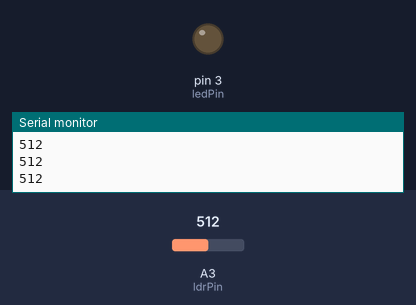
Bench run of a sketch on a simulated Arduino Uno, built with avr-gcc and run on an emulated ATmega328P. Shown: output pins drawn as LEDs (lit = HIGH), the last lines printed to the serial monitor. The inputs (shaded band) are chosen by the test bench; at power-on: A3 (ldrPin) = 512.

Above: at 1.3 s.
1.4 s: A3 (ldrPin) set to 416
2.9 s: A3 (ldrPin) set to 385
At 4.2 s:
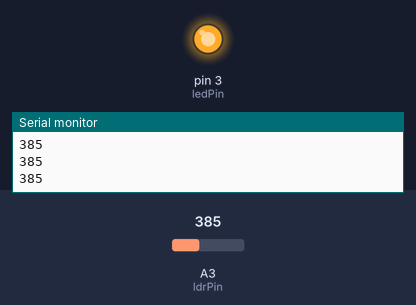
4.5 s: A3 (ldrPin) set to 410
At 5.4 s:
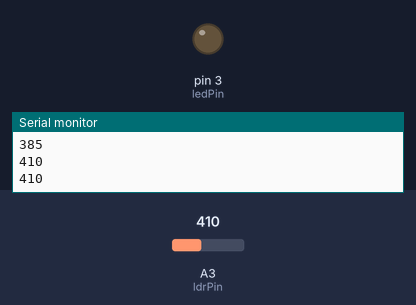
6.0 s: A3 (ldrPin) set to 390
At 6.5 s:
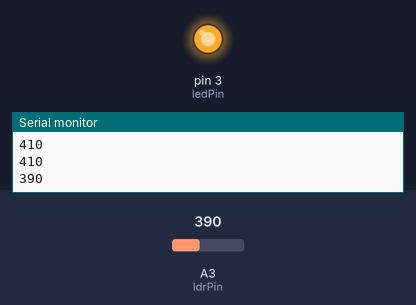
Timing chart, 0 to 8.5 s (numbered marks = the images above; inputs shaded):
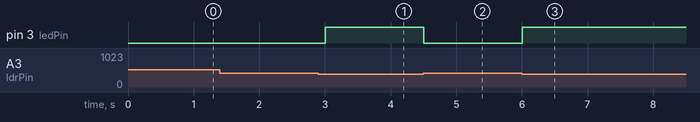

Measured:
- the behaviour switches between 400 and 399 on A3 (ldrPin) (found by bisection; images 0 and 1)
- after the input at 2.9 s, pin 3 (ledPin): LOW → HIGH after 0.10 s
- after the input at 4.5 s, pin 3 (ledPin): HIGH → LOW at once
- after the input at 6.0 s, pin 3 (ledPin): LOW → HIGH at once

The sketch:

LED_response.ino
```cpp
const int ldrPin = A3;    // select the input pin for the potentiometer
const int ledPin = 3;    // select the pin for the LED
int ldrValue = 0;   // variable to store the value coming from the sensor


void setup() {
  // declare the ledPin as an OUTPUT:
  pinMode(ledPin, OUTPUT);
  Serial.begin(9600);
}


void loop() {
  ldrValue=analogRead(ldrPin);
  Serial.println (ldrValue);   //open a serial monitor and look at the values
  if(ldrValue < 400)
  digitalWrite(ledPin,HIGH);
  else
  digitalWrite(ledPin,LOW);
  delay(500);
}
```
